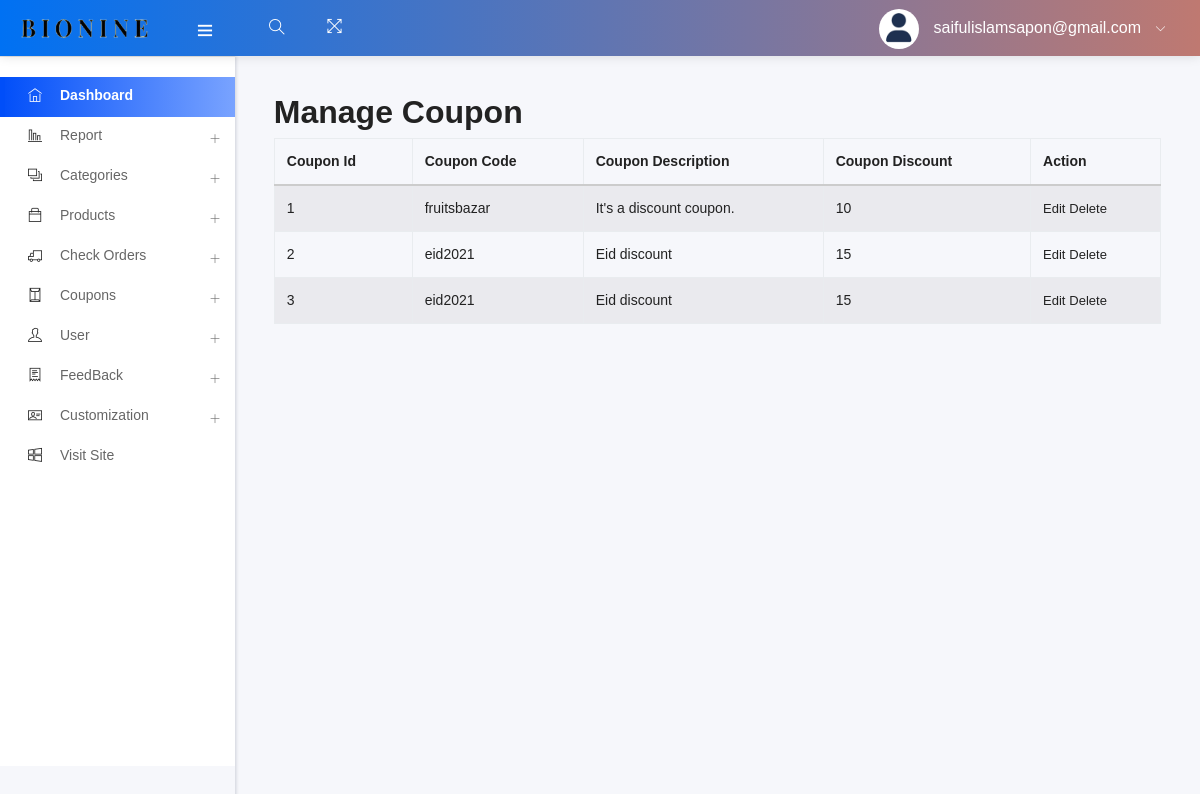
/admin/manage_coupon.php (signed in), run on the app's committed database.
### tables this page shows
CREATE TABLE `cupon` (
  `cupon_id` int(11) NOT NULL,
  `cupon_code` varchar(25) NOT NULL,
  `description` varchar(255) NOT NULL,
  `discount` int(5) NOT NULL,
  `status` int(2) NOT NULL DEFAULT 0
);

### admin/manage_coupon.php (called while the page is built, shortened)
<?php
    include ("template.php");
?>

### admin/class/adminback.php (called while the page is built, shortened)
<?php
class  adminback
{
    private $connection;
    function __construct()
    {
        $dbhost = "localhost";
        $dbuser = "root";
        $dbpass = "";
        $dbname = "bionineweb";
        $this->connection = mysqli_connect($dbhost, $dbuser, $dbpass, $dbname);
    }
    function show_coupon(){
        $query = "SELECT * FROM `cupon`";
        if(mysqli_query($this->connection, $query)){
            $result = mysqli_query($this->connection, $query);
            return $result;
        }
    }
}

### admin/views/manage_coupon_view.php (the view)
<?php
    $show_coupon = $obj->show_coupon();
?>
<h2>Manage Coupon</h2>
<table class="table table-bordered table-striped">
    <thead>
        <tr>
            <th>Coupon Id</th>
            <th>Coupon Code</th>
            <th>Coupon Description</th>
            <th>Coupon Discount</th>
            <th>Action</th>
        </tr>
    </thead>
    <tbody>
            <?php
               while($result = mysqli_fetch_assoc($show_coupon) ){
            ?>
        <tr>
            <td> <?php echo $result['cupon_id'] ?></td>
            <td> <?php echo $result['cupon_code'] ?></td>
            <td> <?php echo $result['description'] ?></td>
            <td> <?php echo $result['discount'] ?></td>
            <td><a href="">Edit</a>  <a href="">Delete</a>  </td>
        </tr>
        <?php }?>
    </tbody>
</table>

### data on the page
cupon: cupon_id "1", cupon_code "fruitsbazar", description "It's a discount coupon.", discount "10"
cupon: cupon_id "2", cupon_code "eid2021", description "Eid discount", discount "15"
cupon: cupon_id "3", cupon_code "eid2021", description "Eid discount", discount "15"

### other printed values
$admin_email "saifulislamsapon@gmail.com"
